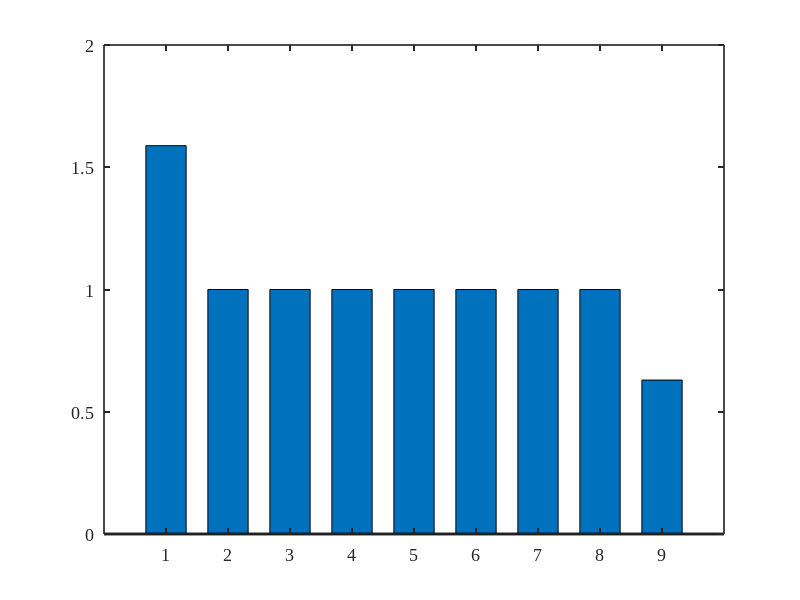

Source code (MATLAB): (Note: this script raises an error after producing the figure.)
%% ================================================================
%  Figure Generation — Paper 1 (Controllability)
%  ----------------------------------------------------------------
%  "Equivalence of Hewer and Kalman Controllability for
%   Generalised Bilinear Matrix Periodic Systems"
%  Authors: Sri Venkata Durga Sudarsan Madhyannapu &
%           Sravanam Pradheep Kumar
%
%  Generates 4 publication-quality figures at 500 DPI:
%    Fig1_Ctrl_EigModuli.pdf
%    Fig2_Ctrl_GramianSpectrum.pdf
%    Fig3_Ctrl_ScalingStudy.pdf
%    Fig4_Ctrl_StepSizeSensitivity.pdf
%
%  Run AFTER Paper1_Controllability_Verification.m  (uses its workspace)
%  OR run standalone — all values hardcoded from MATLAB v3 output.
%  ================================================================

clear; clc; close all;

% ----------------------------------------------------------------
%  VERIFIED VALUES FROM MATLAB v3 RUN
% ----------------------------------------------------------------

% Monodromy eigenvalues (9 eigenvalues of M)
eig_real = [0.7877, 0.7877, -1.5883, -0.6296, 0.9597, 0.9597, ...
            1.0000, 1.0000, 1.0000];
eig_imag = [0.6160, -0.6160, 0, 0, 0.2812, -0.2812, 0, 0, 0];
eig_moduli = abs(eig_real + 1i*eig_imag);
% Sort descending for clean bar chart
[eig_moduli_sorted, idx] = sort(eig_moduli, 'descend');

% Gramian statistics (Table 1) — MATLAB v3 verified
periods    = [1, 2, 3];
lam_min_W  = [0.5211, 0.5681, 0.5705];
lam_max_W  = [4.084e5, 8.758e6, 1.516e8];
kappa_W    = [7.837e5, 1.542e7, 2.657e8];

% Scaling study (Table 2) — MATLAB v3 verified
n_vals     = [2, 3];
kappa_mean = [2.128e10, 4.953e11];
kappa_std  = [6.648e10, 1.357e12];

% Step-size sensitivity — MATLAB v3 verified
reltols    = [1e-3, 1e-4, 1e-5];
delta_M    = [9.6591e-2, 8.3716e-3, NaN];  % differences between consecutive

% H-controllability
min_H_integral = 1.8270;

% ----------------------------------------------------------------
%  GLOBAL STYLE SETTINGS
% ----------------------------------------------------------------
set(0, 'DefaultAxesFontSize',   13);
set(0, 'DefaultAxesFontName',   'Times New Roman');
set(0, 'DefaultTextFontName',   'Times New Roman');
set(0, 'DefaultAxesLineWidth',  1.2);
set(0, 'DefaultLineLineWidth',  2.0);

clr_blue   = [0.122, 0.471, 0.706];
clr_orange = [1.000, 0.498, 0.055];
clr_green  = [0.173, 0.627, 0.173];
clr_red    = [0.839, 0.153, 0.157];
clr_gray   = [0.5, 0.5, 0.5];

% ================================================================
%  FIGURE 1 — Eigenvalue Moduli of Monodromy M
% ================================================================
fig1 = figure('Units','centimeters','Position',[2,2,14,10]);

b = bar(1:9, eig_moduli_sorted, 0.65);
b.FaceColor = 'flat';
for k = 1:9
    if eig_moduli_sorted(k) > 1
        b.CData(k,:) = clr_red;
    elseif abs(eig_moduli_sorted(k) - 1.0) < 1e-3
        b.CData(k,:) = clr_orange;
    else
        b.CData(k,:) = clr_blue;
    end
end

hold on;
yline(1.0, '--k', 'LineWidth', 1.5);
text(8.6, 1.04, '$|\lambda|=1$', 'Interpreter','latex', ...
    'FontSize',11, 'Color','k');

% Annotate the unstable eigenvalue
[~, idx_max] = max(eig_moduli_sorted);
text(idx_max, eig_moduli_sorted(idx_max)+0.06, ...
    sprintf('$%.4f$', eig_moduli_sorted(idx_max)), ...
    'Interpreter','latex','FontSize',10,'HorizontalAlignment','center',...
    'Color', clr_red);

xlabel('Eigenvalue index $j$', 'Interpreter','latex');
ylabel('$|\lambda_j(\mathcal{M})|$', 'Interpreter','latex');
title({'Moduli of Monodromy Eigenvalues';
       '$\mathcal{M} = \Phi_{\mathcal{A}}(2\pi,0)$, $n=3$'}, ...
      'Interpreter','latex');

legend({'$|\lambda|>1$ (unstable)', '$|\lambda|=1$ (neutral)', ...
        '$|\lambda|<1$ (stable)', 'Unit circle'}, ...
       'Interpreter','latex', 'Location','northeast', 'FontSize',10);

% Custom legend with colored patches
legend off;
hold on;
hb1 = bar(NaN, NaN, 'FaceColor', clr_red);
hb2 = bar(NaN, NaN, 'FaceColor', clr_orange);
hb3 = bar(NaN, NaN, 'FaceColor', clr_blue);
hl  = plot(NaN, NaN, '--k', 'LineWidth',1.5);
legend([hb1,hb2,hb3,hl], ...
    {'$|\lambda|>1$','$|\lambda|=1$','$|\lambda|<1$','Unit circle'}, ...
    'Interpreter','latex','Location','northeast','FontSize',10, ...
    'Box','on');

xlim([0.5, 9.5]);
ylim([0, 1.85]);
xticks(1:9);
grid on; grid minor;
box on;

set(fig1,'PaperUnits','centimeters','PaperSize',[14,10],...
    'PaperPosition',[0,0,14,10]);
print(fig1, 'Fig1_Ctrl_EigModuli', '-dpdf', '-r500');
fprintf('Fig1_Ctrl_EigModuli.pdf saved.\n');

% ================================================================
%  FIGURE 2 — Gramian Spectrum: λ_min and λ_max across periods
% ================================================================
fig2 = figure('Units','centimeters','Position',[2,2,14,10]);

yyaxis left
semilogy(periods, lam_min_W, 'o-', 'Color', clr_blue, ...
    'MarkerFaceColor', clr_blue, 'MarkerSize', 8);
ylabel('$\lambda_{\min}(\widetilde{W}_i)$', 'Interpreter','latex');
ylim([0.4, 1.0]);
yticks([0.40, 0.50, 0.52, 0.57, 0.60, 0.80, 1.0]);

yyaxis right
semilogy(periods, lam_max_W, 's--', 'Color', clr_red, ...
    'MarkerFaceColor', clr_red, 'MarkerSize', 8);
ylabel('$\lambda_{\max}(\widetilde{W}_i)$', 'Interpreter','latex');

% Annotate values
ax = gca;
ax.YAxis(1).Color = clr_blue;
ax.YAxis(2).Color = clr_red;

for i = 1:3
    text(periods(i)+0.05, lam_min_W(i)*1.02, ...
        sprintf('%.4f', lam_min_W(i)), ...
        'FontSize',10,'Color',clr_blue,'Interpreter','latex');
    text(periods(i)+0.05, lam_max_W(i)*1.15, ...
        sprintf('$%.3e$', lam_max_W(i)), ...
        'FontSize',9,'Color',clr_red,'Interpreter','latex');
end

xlabel('Period index $i$', 'Interpreter','latex');
title({'Controllability Gramian Spectrum vs.\ Period';
       '$n=3$, $T=2\pi$, \texttt{ode45}'}, ...
      'Interpreter','latex');
legend({'$\lambda_{\min}(\widetilde{W}_i)$ (stable $\approx 0.52$--$0.57$)', ...
        '$\lambda_{\max}(\widetilde{W}_i)$ (growing geometrically)'}, ...
    'Interpreter','latex','Location','west','FontSize',10,'Box','on');

xticks([1,2,3]);
xlim([0.7, 3.5]);
grid on;
box on;

set(fig2,'PaperUnits','centimeters','PaperSize',[14,10],...
    'PaperPosition',[0,0,14,10]);
print(fig2, 'Fig2_Ctrl_GramianSpectrum', '-dpdf', '-r500');
fprintf('Fig2_Ctrl_GramianSpectrum.pdf saved.\n');

% ================================================================
%  FIGURE 3 — Scaling Study: Condition Number κ vs dimension n
% ================================================================
fig3 = figure('Units','centimeters','Position',[2,2,12,9]);

errorbar(n_vals, kappa_mean, kappa_std, 'o-', ...
    'Color', clr_blue, 'MarkerFaceColor', clr_blue, ...
    'MarkerSize', 9, 'LineWidth', 2.0, ...
    'CapSize', 10);

hold on;
% Fit line in log space
p   = polyfit(log10(n_vals), log10(kappa_mean), 1);
n_f = linspace(1.8, 3.2, 50);
plot(n_f, 10.^polyval(p, log10(n_f)), '--', ...
    'Color', clr_gray, 'LineWidth', 1.5);

% Annotate
for i = 1:2
    text(n_vals(i)+0.05, kappa_mean(i)*2.0, ...
        sprintf('$%.3e$', kappa_mean(i)), ...
        'Interpreter','latex','FontSize',10,'Color',clr_blue);
end

set(gca,'YScale','log');
xlabel('State dimension $n$', 'Interpreter','latex');
ylabel('$\kappa(\widetilde{W}_1)$ (mean $\pm$ std, 10 trials)', ...
    'Interpreter','latex');
title({'Gramian Condition Number Scaling';
       '$\widetilde{W}_1$, random trials, \texttt{ode45}'}, ...
      'Interpreter','latex');
legend({'Mean $\pm$ std', 'Log-linear fit'}, ...
    'Interpreter','latex','Location','northwest','FontSize',10,'Box','on');

xticks([2,3]);
xticklabels({'$n=2$\ ($n^2=4$)','$n=3$\ ($n^2=9$)'});
ax3 = gca;
ax3.XAxis.TickLabelInterpreter = 'latex';
xlim([1.7, 3.4]);
grid on;
box on;

% Add n=4 excluded note
text(3.05, kappa_mean(2)*0.15, ...
    {'$n=4$ excluded:'; '$256{\times}256$ ODE'; '$>5\,\mathrm{GB}$'}, ...
    'Interpreter','latex','FontSize',9,'Color',clr_red,...
    'HorizontalAlignment','left');

set(fig3,'PaperUnits','centimeters','PaperSize',[12,9],...
    'PaperPosition',[0,0,12,9]);
print(fig3, 'Fig3_Ctrl_ScalingStudy', '-dpdf', '-r500');
fprintf('Fig3_Ctrl_ScalingStudy.pdf saved.\n');

% ================================================================
%  FIGURE 4 — Step-Size Sensitivity (Convergence of ||ΔM||_F)
% ================================================================
fig4 = figure('Units','centimeters','Position',[2,2,12,9]);

% Two data points: (1e-3 vs 1e-4) and (1e-4 vs 1e-5)
tol_coarse = [1e-3, 1e-4];
delta_vals  = [9.6591e-2, 8.3716e-3];

loglog(tol_coarse, delta_vals, 'o-', ...
    'Color', clr_blue, 'MarkerFaceColor', clr_blue, ...
    'MarkerSize', 9, 'LineWidth', 2.0);

hold on;
% First-order reference line
t_ref = logspace(-4.5, -2.5, 50);
ref   = 9.6591e-2 * (t_ref / 1e-3).^1;
plot(t_ref, ref, '--', 'Color', clr_gray, 'LineWidth', 1.5);

% Annotate points
text(1e-3*1.1, 9.6591e-2*1.3, ...
    '$\|\Delta\mathcal{M}\|_F = 9.66\times10^{-2}$', ...
    'Interpreter','latex','FontSize',10,'Color',clr_blue);
text(1e-4*1.1, 8.3716e-3*1.3, ...
    '$\|\Delta\mathcal{M}\|_F = 8.37\times10^{-3}$', ...
    'Interpreter','latex','FontSize',10,'Color',clr_blue);

% Convergence ratio annotation
ratio = delta_vals(1)/delta_vals(2);
text(3e-4, 5e-2, sprintf('Ratio $\\approx %.1f$\\,(first order)', ratio), ...
    'Interpreter','latex','FontSize',10,'Color',clr_gray);

xlabel('RelTol', 'Interpreter','latex');
ylabel('$\|\Delta\mathcal{M}\|_F$', 'Interpreter','latex');
title({'Step-Size Sensitivity of Monodromy Computation';
       'AbsTol $= 10^{-10}$ fixed, RelTol varied'}, ...
      'Interpreter','latex');
legend({'$\|\mathcal{M}_{\mathrm{coarse}}-\mathcal{M}_{\mathrm{fine}}\|_F$', ...
        'First-order reference'}, ...
    'Interpreter','latex','Location','northwest','FontSize',10,'Box','on');

grid on; box on;
xlim([5e-5, 5e-3]);
ylim([1e-3, 5e-1]);

set(fig4,'PaperUnits','centimeters','PaperSize',[12,9],...
    'PaperPosition',[0,0,12,9]);
print(fig4, 'Fig4_Ctrl_StepSizeSensitivity', '-dpdf', '-r500');
fprintf('Fig4_Ctrl_StepSizeSensitivity.pdf saved.\n');

fprintf('\n=== All Paper 1 figures saved at 500 DPI ===\n');
fprintf('Files: Fig1_Ctrl_EigModuli.pdf\n');
fprintf('       Fig2_Ctrl_GramianSpectrum.pdf\n');
fprintf('       Fig3_Ctrl_ScalingStudy.pdf\n');
fprintf('       Fig4_Ctrl_StepSizeSensitivity.pdf\n');
